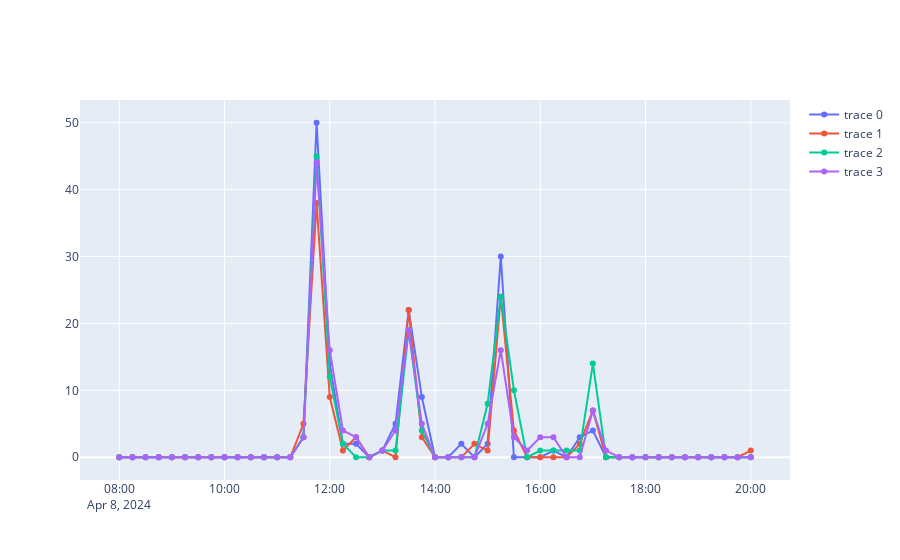
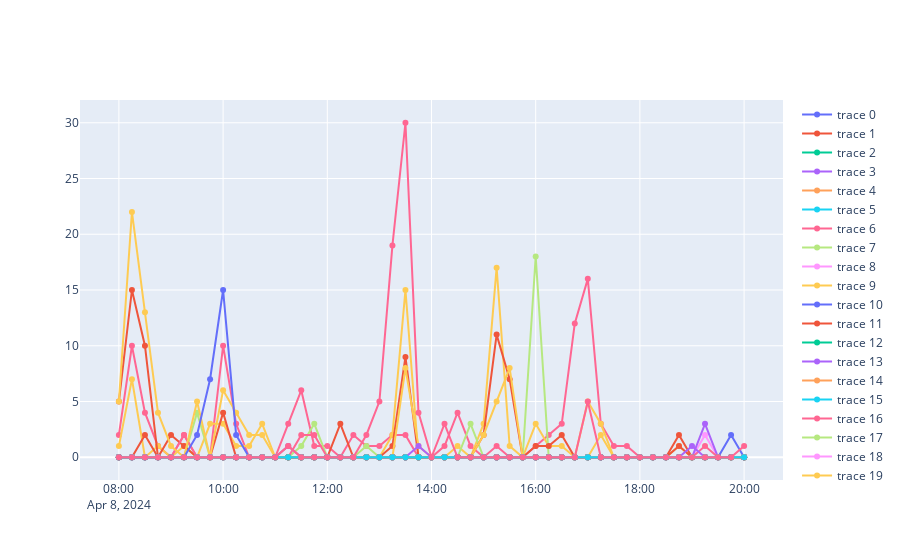
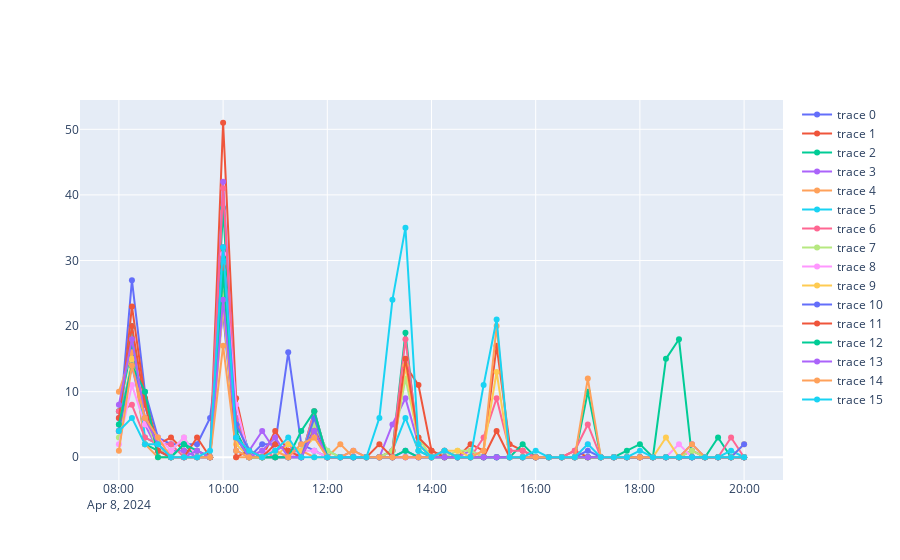

The cell these charts' notebook holds for them, in order:
### Code cell
for i in range(n_clusters):  
    plot_cluster_details(i, clustering_model, samples, times[0], plot_centers=False).show()
